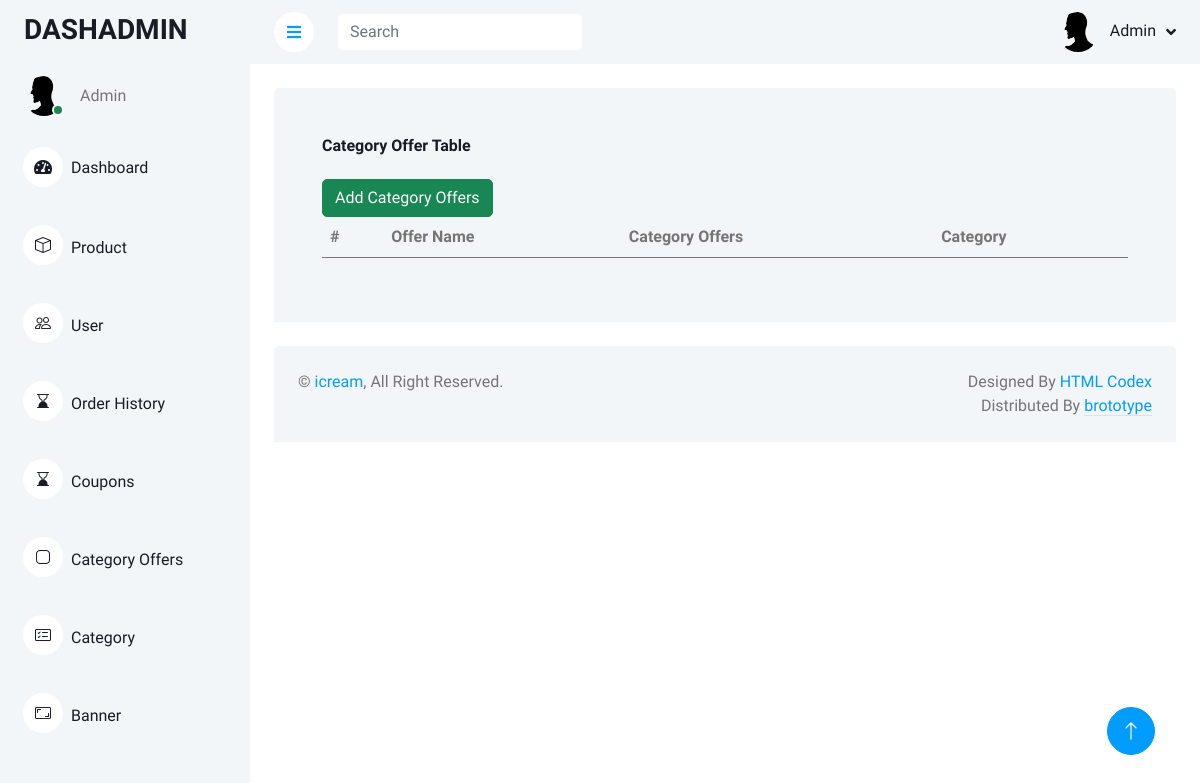
Page /order/couponview/ on the earlier database version.
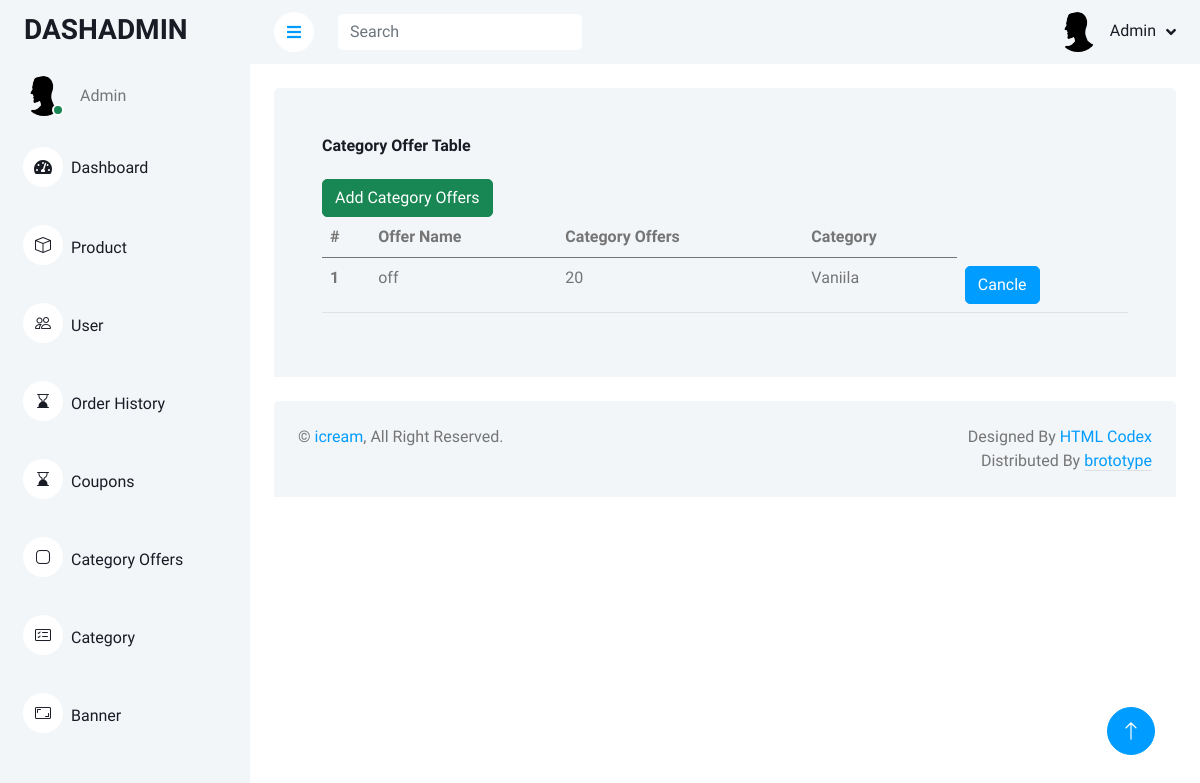
Same page on the later database version.
### customize/models.py (models this page shows)
class Coupon(models.Model):
    category = models.ForeignKey(Category, on_delete=models.CASCADE,null=True,default=None)
    coupon_name = models.CharField(max_length=20,null=True,default=None)
    offers = models.IntegerField(null=True,default=None)

### home/models.py (models this page shows)
class Category(models.Model):
    category_name = models.CharField(max_length=30,default=None)
    def __str__(self):
        return self.category_name

### odershandle/views.py (the view)
# urls.py: path('couponview/',views.coupon_view,name='coupon_view'),
def coupon_view(request):
    _coupon_details = Coupon.objects.all()
    objects_pass={
        'coupon_details':_coupon_details
    }
    return render(request,'offers.html',objects_pass)

### odershandle/templates/offers.html (shortened to what this page needs)
{% extends 'admindemo.html' %}
    {% block content %}
    {% load static %}
                <div class="container-fluid pt-4 px-4">
                <div class="bg-light rounded-top p-4">
                    <div class="row ">
                        <div class="col-sm-12 col-xl-12">
                            <div class="bg-light rounded h-100 p-4">
                                <h6 class="mb-4">Category Offer Table </h6>
                                <a href="{% url 'add_coupons' %}" type="button" class="btn btn-success">Add Category Offers</a>
                                <table class="table">
                                    <thead>
                                        <tr>
                                            <th scope="col">#</th>
                                            <th scope="col">Offer Name</th>
                                            <th scope="col">Category Offers</th>
                                            <th scope="col">Category</th>
                                        </tr>
                                    </thead>
                                    <tbody>
                                        {% for coupons in coupon_details %}
                                        <tr>
                                            <th scope="row">{{coupons.id}}</th>
                                            <td>{{coupons.coupon_name}}</td>
                                            <td>{{coupons.offers}}</td>
                                            <td>{{coupons.category}}</td>
                                            <td> <button onclick="canclecoupon({{coupons.id}})" class="btn btn-primary"> Cancle </button> </td>
                                        </tr>
                                        {% endfor %}
                                    </tbody>
                                </table>
                            </div>
                        </div>
                    </div>
                </div>
                </div>
    {% endblock %}

Differences in the rows shown:
added Coupon: id "1", coupon_name "off", offers "20", category "Vaniila"
